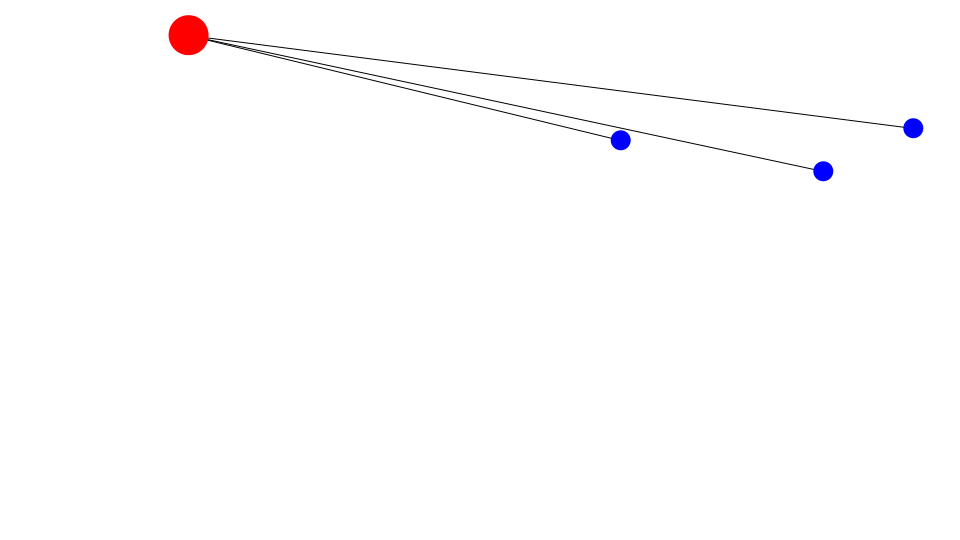
Frame 1 (no input)
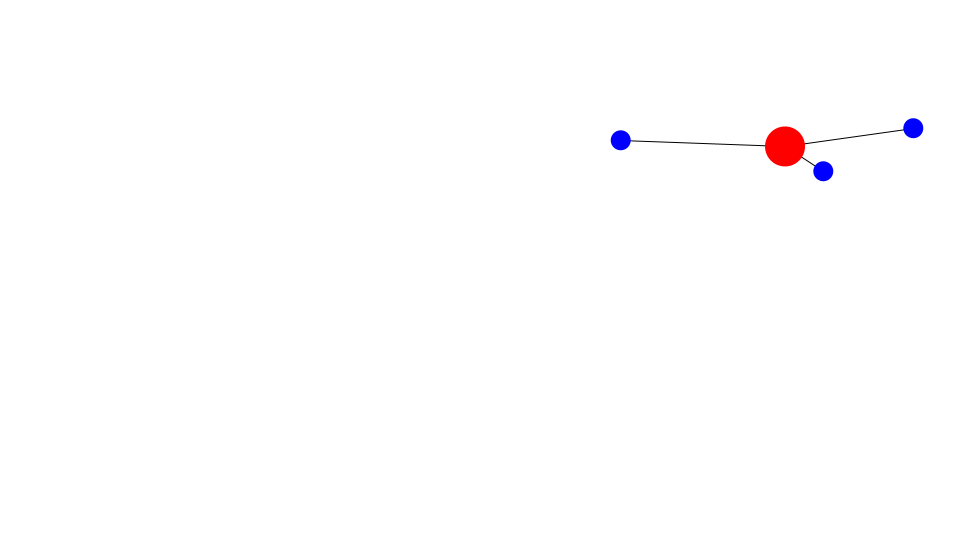
Frame 60 (the mouse pressed at the canvas centre just before this capture)
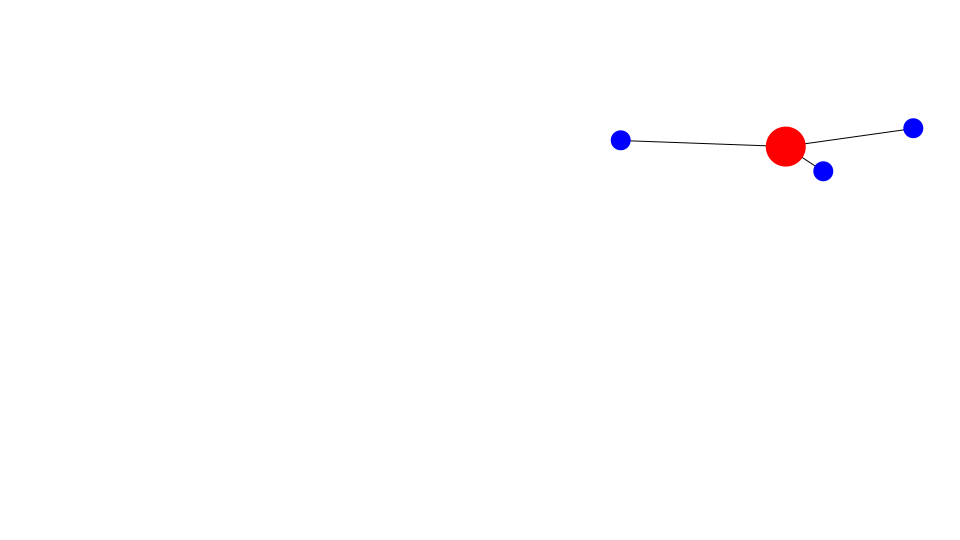
Frame 120 (the mouse held since frame 60 and released just before this capture)

The Processing sketch that drew these frames (run headless with seeded random() and noise(); from frame 60 on, the mouse is pressed at the canvas centre):

// Processing sketch: MultiSpring
// ── MultiSpring.pde
Ball ball;
Ball[] handles;
float spring = 0.1;
float friction = 0.8;
int numHandles = 3;

void setup() {
  size(960, 540);
  frameRate(30);
  initialize();
}

void initialize() {
  smooth();
  noStroke();
  ball = new Ball();
  ball.radius = 20;
  ball.setFillColor(color(255, 0, 0));
  handles = new Ball[numHandles];
  for(int i=0; i<numHandles; i++) {
    handles[i] = new Ball();
    handles[i].radius = 10;
    handles[i].setFillColor(color(0, 0, 255));
    handles[i].x = random(width);
    handles[i].y = random(height);
  }
}

void draw() {
  background(255);

  for(int i = 0; i < numHandles; i++){
    Ball handle = handles[i];
    float dx = handle.x - ball.x;
    float dy = handle.y - ball.y;
    ball.vx += dx * spring;
    ball.vy += dy * spring; 
  }
  ball.vx *= friction;
  ball.vy *= friction;
  ball.x += ball.vx;
  ball.y += ball.vy;

  stroke(0);
  for(int i=0; i<numHandles; i++) {
    line(ball.x, ball.y, handles[i].x, handles[i].y);
  }
  
  noStroke();  
  for(int i = 0; i < numHandles; i++){
    Ball handle = handles[i];
    handle.update();  
  }
  ball.update();
}

////////////////////////////////

class Ball extends Sprite {
  float radius;
  float vx, vy;
  
  Ball(){
    super();
  }
  
  void draw(){
    if(dist(mouseX, mouseY, x, y) < radius) {
      isRollOver = true;
    }else{
      isRollOver = false;
    }
    ellipse(0, 0, radius*2, radius*2);
  }
}

////////////////////////////////

class Sprite {
  float x, y;
  float scaleX, scaleY;
  float width, height;
  float rotation;
  boolean visible;
  color strokeColor;
  color fillColor;
  Boolean isStroke;
  Boolean isFill;
  Boolean isRollOver;
  Boolean locked;
  float xoff, yoff;
 
  Sprite() {
    x = 0.0;
    y = 0.0;
    scaleX = 1.0;
    scaleY = 1.0;
    rotation = 0.0;
    strokeColor = color(0);
    fillColor = color(0);
    isStroke = false;
    isFill = false;
    isRollOver = false;
    locked = false;
    visible = true;
  }
  
  void update() {
    if(! visible) return;
    pushMatrix();
    if(locked){
      x = mouseX - xoff;
      y = mouseY - yoff;
    }  
    translate(x, y);
    scale(scaleX, scaleY);
    rotate(rotation * PI / 180.0);
    if(isStroke) stroke(strokeColor);
    if(isFill) fill(fillColor);
    draw();
    popMatrix();
  }
  
  void setStrokeColor(color strokeColor) {
    this.strokeColor = strokeColor;
    isStroke = true;
  }
  
  void setFillColor(color fillColor) {
    this.fillColor = fillColor;
    isFill = true;
  }
  
  void startDrag() {
    if(isRollOver){
      locked = true;
      xoff = mouseX - x;
      yoff = mouseY - y;
    }
  }
  
  void stopDrag() {
    locked = false;
  }
  
  void draw() {}
}
